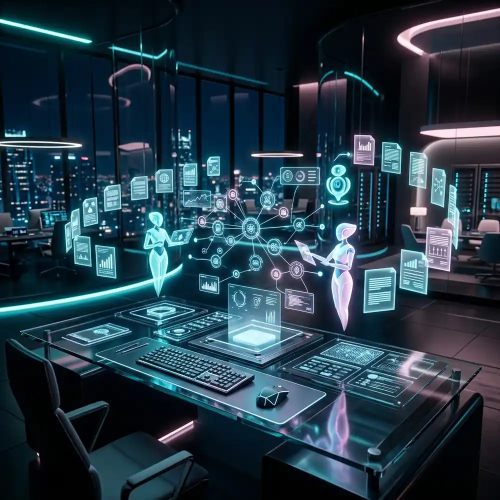
#> input picture Website SEO/public_html/blog/images/ai-admin-automation.png, 1000 x 1000 px (shown at 1/2 size); its folder holds 3 pictures in this run
$ python build_image_derivatives.py
#> lines starting #> are read from the running program, lines starting #| are printed output that depends on the picture
#!/usr/bin/env python3
"""
Resized WebP derivatives for the article heroes and the blog-hub cards.

    python3 tools/build_image_derivatives.py            # build what is missing
    python3 tools/build_image_derivatives.py --force    # rebuild everything
    python3 tools/build_image_derivatives.py --report   # print sizes, write nothing

Why this exists
---------------
Both hubs rendered every card as the article's FULL-RESOLUTION hero, scaled
down in the browser to 420x236. `public_html/blog/images/` holds 145 files
totalling 83 MB, 101 of them over 500 KB, and exactly one .webp - so a single
hub view pulled roughly 6 MB over the wire to paint thumbnails. Mobile LCP was
8.7 s on /blog-ar/ and 6.3 s on /blog/, and the 761 KB article hero carrying
`fetchpriority="high"` was the largest single element on an article page.

Two sizes, because there are two jobs:

    -640.webp   card thumbnails, displayed at 420x236 (2x on a retina phone)
    -1200.webp  the article hero, displayed at 1180 wide
    -1200.jpg   the share card behind og:image / twitter:image

The third one is a format choice, not a size one. LinkedIn does not decode
WebP at all and WhatsApp is unreliable with it, so the 308 article pages that
pointed og:image at their -1200.webp hero previewed as a bare link on exactly
the two channels these get shared on. JPEG is the one format every scraper
reads; the WebP stays where it belongs, rendering the page.

Originals are left untouched: they are the source these are derived from, and
nothing about the pipeline should depend on a lossy file.
"""
import argparse
import pathlib
import re
import sys

try:
    from PIL import Image
except ImportError:                                          # pragma: no cover
    sys.exit("Pillow is required: python3 -m pip install Pillow")

ROOT = pathlib.Path(__file__).resolve().parent.parent
IMAGES = ROOT / "public_html" / "blog" / "images"

# (suffix, target width, quality). Quality 82 is the point where these
# photographic/illustrative PNGs stop shedding visible detail.
SIZES = ((640, 82), (1200, 82))
# (width, quality) for the share card. A touch above the WebP quality because
# JPEG spends its bits less efficiently and a share card is judged at full
# size in a feed, not scaled into a column.
SHARE = (1200, 86)
SOURCE_EXT = {".png", ".jpg", ".jpeg"}


def derivative(src: pathlib.Path, width: int) -> pathlib.Path:
    """Path of the resized WebP for `src` at `width`."""
    return src.with_name(f"{src.stem}-{width}.webp")


def share(src: pathlib.Path) -> pathlib.Path:
    """Path of the share-card JPEG for `src`."""
    return src.with_name(f"{src.stem}-{SHARE[0]}.jpg")


def is_derivative(path: pathlib.Path) -> bool:
    """True only for a file this script wrote.

    The width has to be one of ours: a source whose name merely ends in a
    number - oman-10-percent-gdp-target-2040.png, ceo-dashboard-story-
    1774720867978.png - is not a derivative, and treating it as one silently
    left seven article heroes on the full-resolution original.
    """
    widths = "|".join(str(w) for w, _ in SIZES)
    if path.suffix == ".webp" and re.fullmatch(rf".*-({widths})", path.stem):
        return True
    # The share JPEG is one of ours too. .jpg is a source extension, so
    # without this it lands in sources() on the next run and the script
    # starts building foo-1200-640.webp out of its own output.
    return (path.suffix.lower() in {".jpg", ".jpeg"}
            and re.fullmatch(rf".*-{SHARE[0]}", path.stem) is not None)


def build(src: pathlib.Path, width: int, quality: int, force=False):
    """Write one derivative. Returns (path, bytes) or None when skipped."""
#> called with width = 640, quality = 82, force = False
    dest = derivative(src, width)
    if dest.exists() and not force and dest.stat().st_mtime >= src.stat().st_mtime:
        return None
    with Image.open(src) as im:
        # Upscaling would cost bytes and add nothing; copy the source size.
#> im is the input picture: PIL image 1000x1000 RGB; mean R, G, B 37.8, 58.9, 71.7
        w = min(width, im.width)
#> w = 640
        h = round(im.height * w / im.width)
#> h = 640
        im = im.convert("RGBA" if "A" in im.getbands() else "RGB")
        im = im.resize((w, h), Image.LANCZOS)
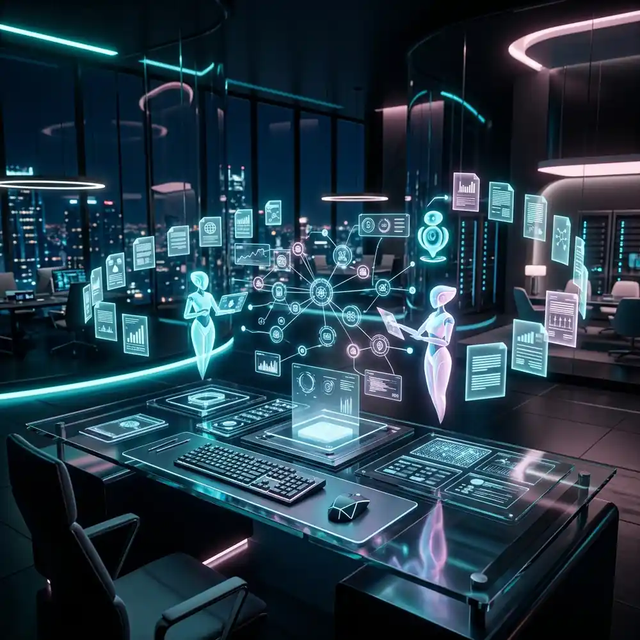
#> im: PIL image 640x640 RGB; mean R, G, B 37.8, 58.9, 71.6
        im.save(dest, "WEBP", quality=quality, method=6)
    return dest, dest.stat().st_size


def build_share(src: pathlib.Path, force=False):
    """Write the share-card JPEG. Returns (path, bytes) or None when skipped."""
    dest = share(src)
    if dest.exists() and not force and dest.stat().st_mtime >= src.stat().st_mtime:
        return None
    with Image.open(src) as im:
        w = min(SHARE[0], im.width)
        h = round(im.height * w / im.width)
        im = im.resize((w, h), Image.LANCZOS)
        if im.mode in ("RGBA", "LA", "P"):
            # JPEG has no alpha. Compositing onto white matches how these
            # heroes already render against the article's page background;
            # dropping the channel instead would leave the transparent areas
            # filled with whatever garbage was underneath.
            im = im.convert("RGBA")
            flat = Image.new("RGB", im.size, (255, 255, 255))
            flat.paste(im, mask=im.split()[3])
            im = flat
        else:
            im = im.convert("RGB")
        im.save(dest, "JPEG", quality=SHARE[1], optimize=True, progressive=True)
    return dest, dest.stat().st_size


def sources():
    return sorted(p for p in IMAGES.iterdir()
                  if p.suffix.lower() in SOURCE_EXT and not is_derivative(p))


def main():
    ap = argparse.ArgumentParser()
    ap.add_argument("--force", action="store_true", help="rebuild existing derivatives")
    ap.add_argument("--report", action="store_true", help="print sizes, write nothing")
    a = ap.parse_args()

    src_bytes = made_bytes = 0
    made = skipped = 0
    for src in sources():
        src_bytes += src.stat().st_size
        for width, quality in SIZES:
            if a.report:
                d = derivative(src, width)
                if d.exists():
                    made_bytes += d.stat().st_size
                continue
            out = build(src, width, quality, a.force)
            if out is None:
                skipped += 1
                made_bytes += derivative(src, width).stat().st_size
            else:
                made += 1
                made_bytes += out[1]

        if a.report:
            if share(src).exists():
                made_bytes += share(src).stat().st_size
        else:
            out = build_share(src, a.force)
            if out is None:
                skipped += 1
                made_bytes += share(src).stat().st_size
            else:
                made += 1
                made_bytes += out[1]

    print(f"  sources     {len(sources()):>4} files  {src_bytes/1e6:>7.1f} MB")
    print(f"  derivatives {made + skipped:>4} files  {made_bytes/1e6:>7.1f} MB"
          f"   ({made} written, {skipped} already current)")
    if src_bytes:
        print(f"  card+hero payload is now {made_bytes/src_bytes*100:.0f}% of the originals")


if __name__ == "__main__":
#> (the run stopped early here; a loop or call above may not have finished)
